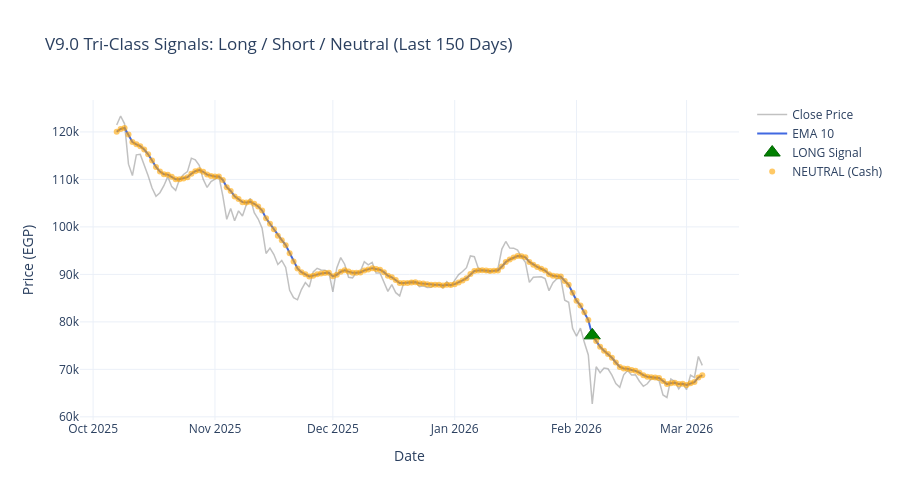

The notebook cell this image was saved under:
### Markdown cell above
## 11. Live Signal Visualisation — V9.0 Tri-Class (Last 150 Days)

### Code cell
viz_df   = bt_df.tail(150).copy()
test_ema = df['close'].ewm(span=10).mean().iloc[SPLIT:].reset_index(drop=True)
viz_ema  = test_ema.tail(150).reset_index(drop=True)
viz_df   = viz_df.reset_index(drop=True)
viz_df['EMA_10'] = viz_ema.values

long_sigs    = viz_df[viz_df['Pred_Tri'] == 2]
short_sigs   = viz_df[viz_df['Pred_Tri'] == 0]
neutral_sigs = viz_df[viz_df['Pred_Tri'] == 1]

fig2 = go.Figure()

fig2.add_trace(go.Scatter(x=viz_df['timestamp'], y=viz_df['close'],
    mode='lines', name='Close Price',
    line=dict(color='rgba(100,100,100,0.4)', width=1.5)))

fig2.add_trace(go.Scatter(x=viz_df['timestamp'], y=viz_df['EMA_10'],
    mode='lines', name='EMA 10', line=dict(color='royalblue', width=2)))

fig2.add_trace(go.Scatter(x=long_sigs['timestamp'], y=long_sigs['EMA_10'],
    mode='markers', name='LONG Signal',
    marker=dict(color='green', symbol='triangle-up', size=14,
                line=dict(width=1, color='darkgreen'))))

fig2.add_trace(go.Scatter(x=short_sigs['timestamp'], y=short_sigs['EMA_10'],
    mode='markers', name='SHORT Signal',
    marker=dict(color='red', symbol='triangle-down', size=14,
                line=dict(width=1, color='darkred'))))

fig2.add_trace(go.Scatter(x=neutral_sigs['timestamp'], y=neutral_sigs['EMA_10'],
    mode='markers', name='NEUTRAL (Cash)',
    marker=dict(color='orange', symbol='circle', size=6, opacity=0.6)))

fig2.update_layout(
    title='V9.0 Tri-Class Signals: Long / Short / Neutral (Last 150 Days)',
    yaxis_title='Price (EGP)', xaxis_title='Date',
    template='plotly_white', hovermode='x unified', height=500)
fig2.show()

### Figure 1 — Plotly figure (JSON) as saved in the notebook; plotly's stock layout.template omitted (floating-point values rounded to 4 significant figures; data arrays with more than 128 entries replaced by an {"elided": "..."} marker saying what was removed)
{"data": [{"line": {"color": "rgba(100,100,100,0.4)", "width": 1.5}, "mode": "lines", "name": "Close Price", "type": "scatter", "x": {"elided": "150 str values"}, "y": {"elided": "150 float values"}}, {"line": {"color": "royalblue", "width": 2}, "mode": "lines", "name": "EMA 10", "type": "scatter", "x": {"elided": "150 str values"}, "y": {"elided": "150 float values"}}, {"marker": {"color": "green", "line": {"color": "darkgreen", "width": 1}, "size": 14, "symbol": "triangle-up"}, "mode": "markers", "name": "LONG Signal", "type": "scatter", "x": ["2026-02-05T00:00:00.000000"], "y": [77160.0]}, {"marker": {"color": "red", "line": {"color": "darkred", "width": 1}, "size": 14, "symbol": "triangle-down"}, "mode": "markers", "name": "SHORT Signal", "type": "scatter", "x": [], "y": []}, {"marker": {"color": "orange", "opacity": 0.6, "size": 6, "symbol": "circle"}, "mode": "markers", "name": "NEUTRAL (Cash)", "type": "scatter", "x": {"elided": "149 str values"}, "y": {"elided": "149 float values"}}], "layout": {"height": 500, "hovermode": "x unified", "title": {"text": "V9.0 Tri-Class Signals: Long / Short / Neutral (Last 150 Days)"}, "xaxis": {"title": {"text": "Date"}}, "yaxis": {"title": {"text": "Price (EGP)"}}}}
